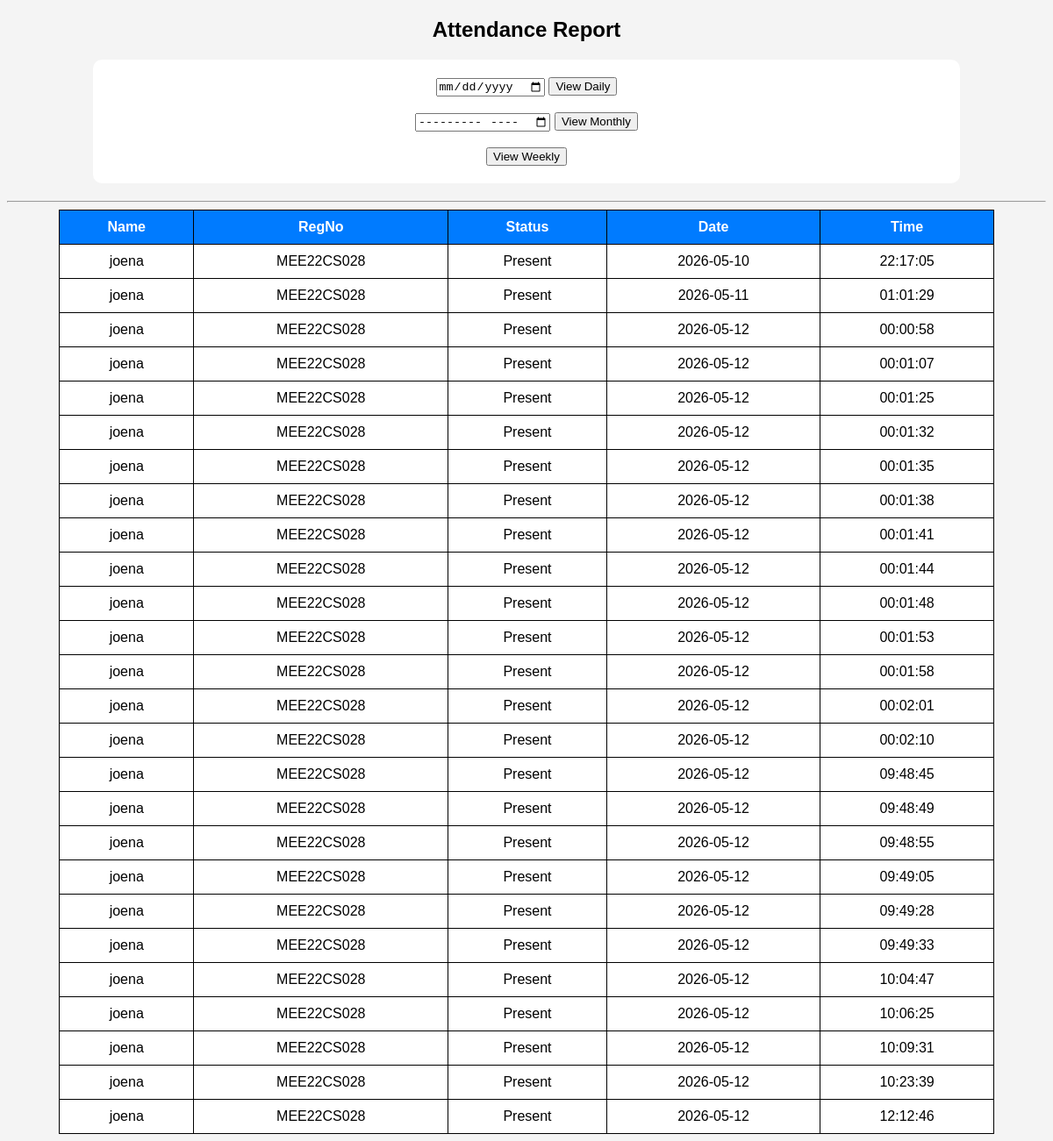
/attendance_report, run on the app's committed database.
### tables this page shows
CREATE TABLE attendance(
    id INTEGER PRIMARY KEY AUTOINCREMENT,
    regno TEXT,
    name TEXT,
    branch TEXT,
    semester TEXT,
    subject TEXT,
    status TEXT,
    date TEXT,
    time TEXT
);

### app.py (the view)
@app.route('/attendance_report')
def attendance_report():
    report_type = request.args.get('type')
    value = request.args.get('value')  # date / month
    conn = sqlite3.connect('students.db')
    cursor = conn.cursor()
    if report_type == "daily":
        cursor.execute("""
            SELECT name, regno, status, date, time
            FROM attendance
            WHERE date = ?
        """, (value,))
    elif report_type == "monthly":
        cursor.execute("""
            SELECT name, regno, status, date, time
            FROM attendance
            WHERE substr(date, 1, 7) = ?
        """, (value,))
    elif report_type == "weekly":
        cursor.execute("""
            SELECT name, regno, status, date, time
            FROM attendance
            WHERE date >= date('now', '-7 day')
        """)
    else:
        cursor.execute("""
            SELECT name, regno, status, date, time
            FROM attendance
        """)
    data = cursor.fetchall()
    conn.close()
    return render_template(
        'attendance_report.html',
        data=data,
        report_type=report_type
    )

### templates/attendance_report.html (shortened to what this page needs)
<!DOCTYPE html>
<html>
<head>
</head>
<body>
<h2>Attendance Report</h2>
<div class="container">
<form action="/attendance_report" method="GET">
    <input type="date" name="value" required>
    <button type="submit">View Daily</button>
</form>
<br>
<form action="/attendance_report" method="GET">
    <input type="month" name="value" required>
    <button type="submit">View Monthly</button>
</form>
<br>
<a href="/attendance_report?type=weekly">
    <button>View Weekly</button>
</a>
</div>
<hr>
<table>
<tr>
<th>Name</th>
<th>RegNo</th>
<th>Status</th>
<th>Date</th>
<th>Time</th>
</tr>
{% for row in data %}
<tr>
<td>{{ row[0] }}</td>
<td>{{ row[1] }}</td>
<td>{{ row[2] }}</td>
<td>{{ row[3] }}</td>
<td>{{ row[4] }}</td>
</tr>
{% endfor %}
</table>
</body>
</html>

### templates/attendance_report.html (style rules this page uses)
body { font-family:Arial;text-align:center;background:#f4f4f4; }
table { width:90%;margin:auto;border-collapse:collapse;background:white; }
th,td { border:1px solid black;padding:10px; }
th { background:#007bff;color:white; }
.container { background:white; padding:20px; margin:20px auto; width:80%; border-radius:10px; }

### data on the page
attendance: name "joena", regno "MEE22CS028", status "Present", date "2026-05-10", time "22:17:05"
attendance: name "joena", regno "MEE22CS028", status "Present", date "2026-05-11", time "01:01:29"
attendance: name "joena", regno "MEE22CS028", status "Present", date "2026-05-12", time "00:00:58"
attendance: name "joena", regno "MEE22CS028", status "Present", date "2026-05-12", time "00:01:07"
attendance: name "joena", regno "MEE22CS028", status "Present", date "2026-05-12", time "00:01:25"
attendance: name "joena", regno "MEE22CS028", status "Present", date "2026-05-12", time "00:01:32"
attendance: name "joena", regno "MEE22CS028", status "Present", date "2026-05-12", time "00:01:35"
attendance: name "joena", regno "MEE22CS028", status "Present", date "2026-05-12", time "00:01:38"
attendance: name "joena", regno "MEE22CS028", status "Present", date "2026-05-12", time "00:01:41"
attendance: name "joena", regno "MEE22CS028", status "Present", date "2026-05-12", time "00:01:44"
attendance: name "joena", regno "MEE22CS028", status "Present", date "2026-05-12", time "00:01:48"
attendance: name "joena", regno "MEE22CS028", status "Present", date "2026-05-12", time "00:01:53"
attendance: name "joena", regno "MEE22CS028", status "Present", date "2026-05-12", time "00:01:58"
attendance: name "joena", regno "MEE22CS028", status "Present", date "2026-05-12", time "00:02:01"
attendance: name "joena", regno "MEE22CS028", status "Present", date "2026-05-12", time "00:02:10"
attendance: name "joena", regno "MEE22CS028", status "Present", date "2026-05-12", time "09:48:45"
attendance: name "joena", regno "MEE22CS028", status "Present", date "2026-05-12", time "09:48:49"
attendance: name "joena", regno "MEE22CS028", status "Present", date "2026-05-12", time "09:48:55"
attendance: name "joena", regno "MEE22CS028", status "Present", date "2026-05-12", time "09:49:05"
attendance: name "joena", regno "MEE22CS028", status "Present", date "2026-05-12", time "09:49:28"
attendance: name "joena", regno "MEE22CS028", status "Present", date "2026-05-12", time "09:49:33"
attendance: name "joena", regno "MEE22CS028", status "Present", date "2026-05-12", time "10:04:47"
attendance: name "joena", regno "MEE22CS028", status "Present", date "2026-05-12", time "10:06:25"
attendance: name "joena", regno "MEE22CS028", status "Present", date "2026-05-12", time "10:09:31"
attendance: name "joena", regno "MEE22CS028", status "Present", date "2026-05-12", time "10:23:39"
attendance: name "joena", regno "MEE22CS028", status "Present", date "2026-05-12", time "12:12:46"
